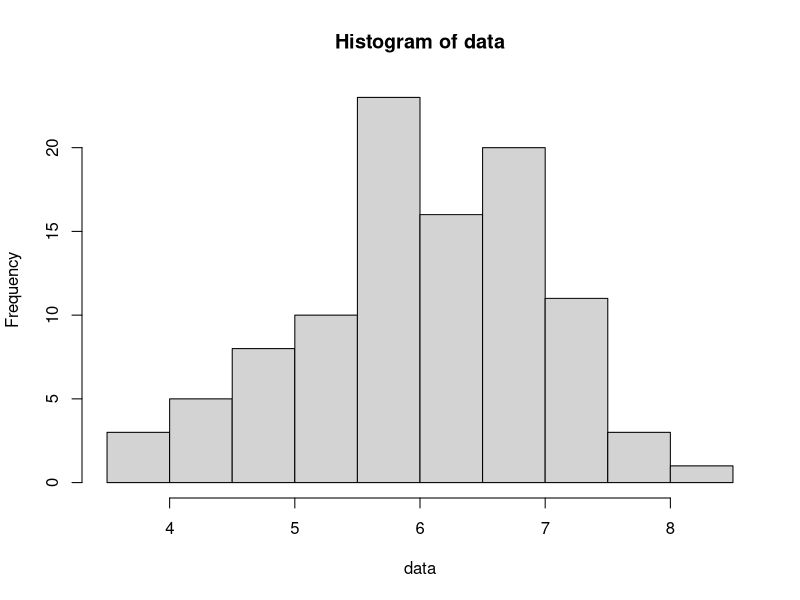
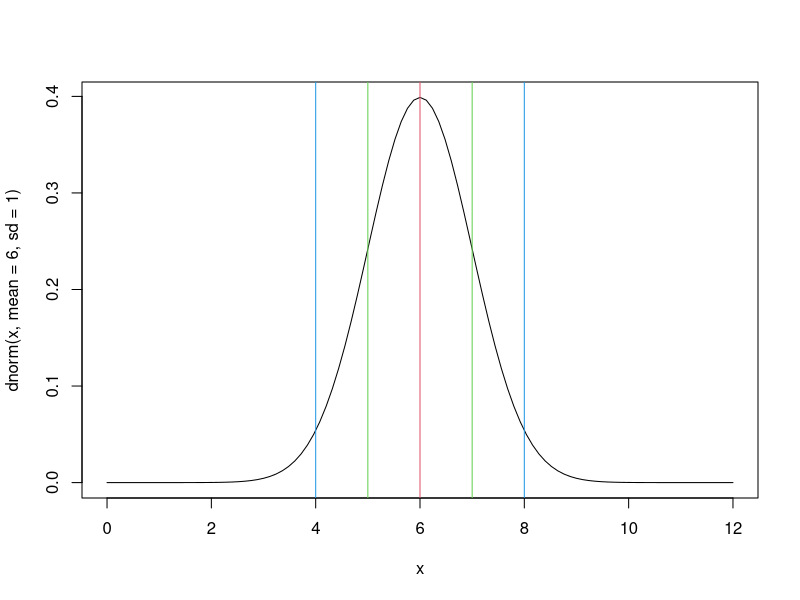
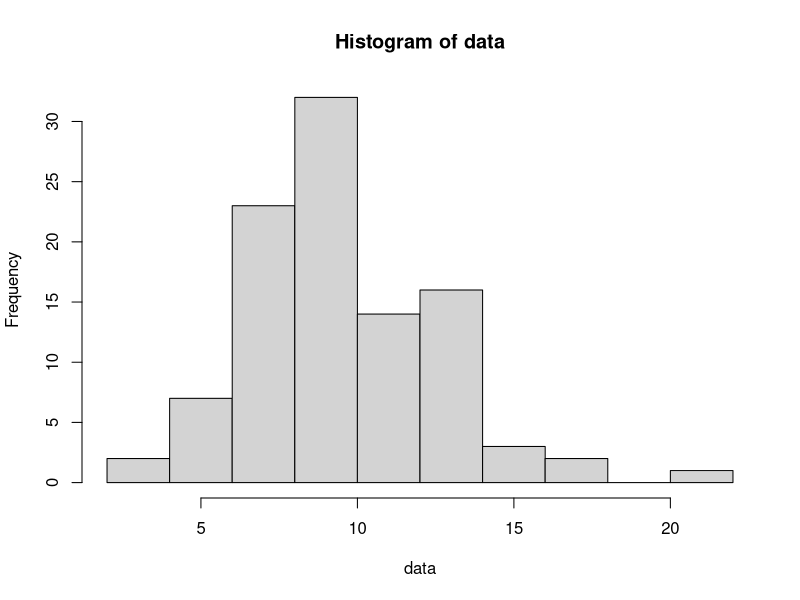
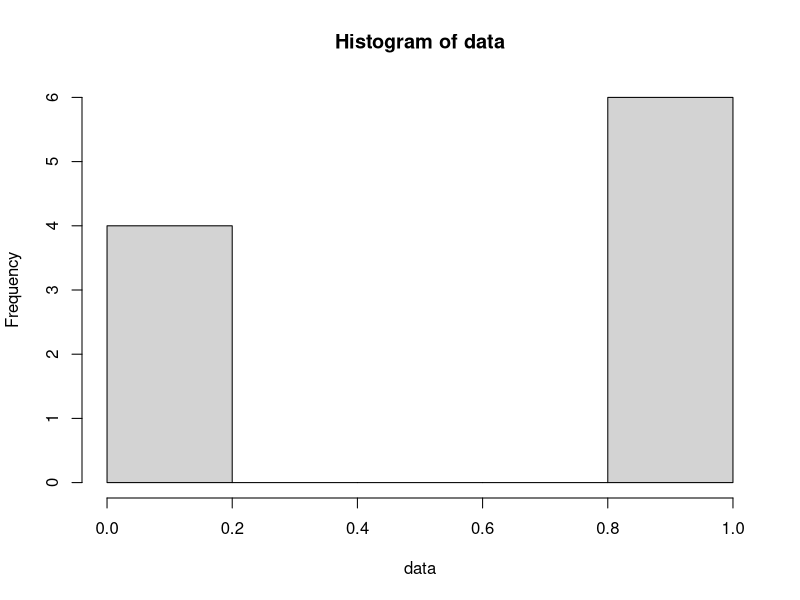
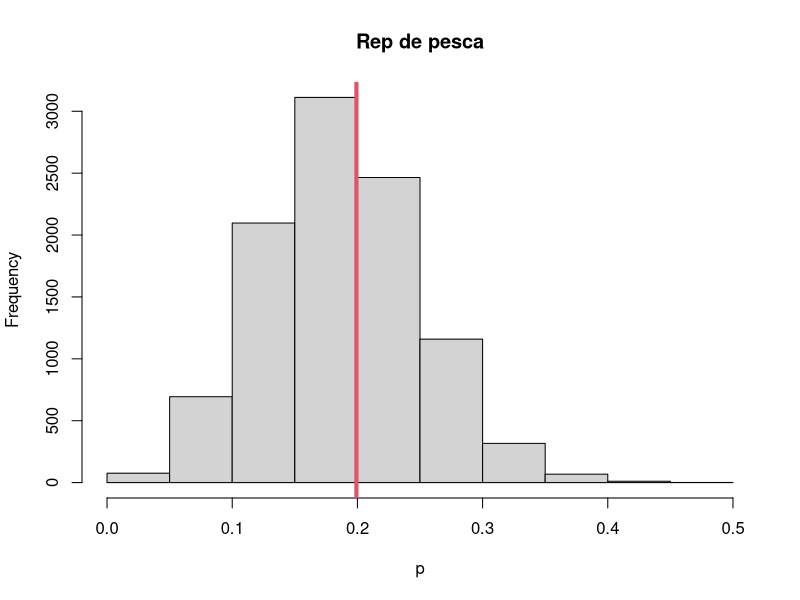
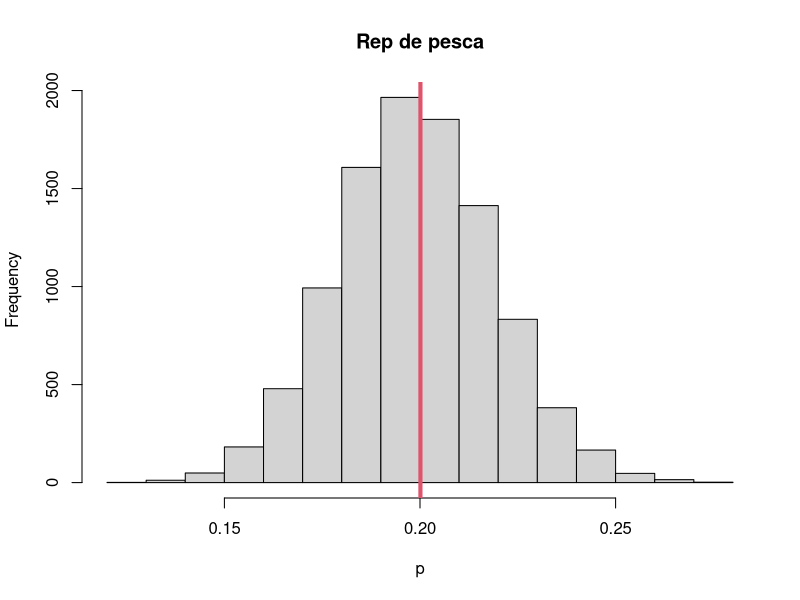
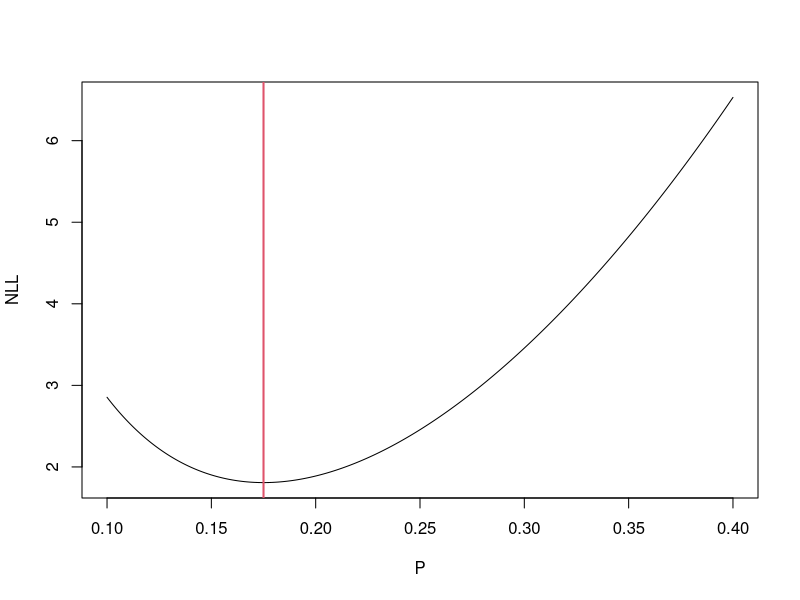

Generate these figures, in order, with R:
# Installing packages ----
install.packages("mgcv")



# Loading data ----
# - From csv
mydata <- read.csv("Day 1/mack.csv")

# - From excel
library(readxl)
mydata <- readxl::read_xlsx("Day 1/mack.xlsx")



# Normal distribution ----
# -  Simulating data
data <- rnorm(n = 100, mean = 6, sd = 1)
hist(data)

# - Likelihood or probability density
dnorm(0, mean = 6, sd = 1)
dnorm(6, mean = 6, sd = 1)

# - Plotting
curve(dnorm(x, mean = 6, sd = 1), from = 0, to = 12)
abline(v = 6, col = 2)

# ~ 68% of probability
abline(v = 5, col = 3)
abline(v = 7, col = 3)

# ~95% of probability
abline(v = 4, col = 4)
abline(v = 8, col = 4)



# Poisson distribution ----
data <- rpois(100, lambda = 10)
hist(data)

dpois(1, 10)
dpois(14, 10)



# Binomial distribution ----
data <- rbinom(10, size = 1, prob = 0.5)
hist(data)

dbinom(1, size = 10, prob = 0.5)
dbinom(7, size = 10, prob = 0.5)



# Probability of capture ----
# - Simulate data
set.seed(123)
prob_captura <- 0.2
ncasts = 20

trip1 <- rbinom(ncasts, size = 1, prob = prob_captura)
trip1

trip2 <- rbinom(1, size = 1, prob = prob_captura)
trip2

# * Analytical maximum likelihood ----
sum(trip1)/ncasts # P from trip1
trip2/ncasts # P from trip2
(sum(trip1)+trip2)/(ncasts * 2) # P from both trips


# * Repeated sampling ----
data <- data.frame(rep = 1:10000, Tuna = NA, P = NA)

for(rep in 1:nrow(data)){
  data$Tuna[rep] = rbinom(1, size = (ncasts*2), prob = prob_captura)
  data$P[rep] = data$Tuna[rep]/(ncasts*2)
}

hist(data$P, breaks = 15, xlab = "p", main = "Rep de pesca")
abline(v = mean(data$P), col = 2, lwd = 4)


# * Repeated but better sampling ----
data <- data.frame(rep = 1:10000, Tuna = NA, P = NA)
ncasts_mas = 200

for(rep in 1:nrow(data)){
  data$Tuna[rep] = rbinom(1, size = (ncasts_mas*2), prob = prob_captura)
  data$P[rep] = data$Tuna[rep]/(ncasts_mas*2)
}

hist(data$P, breaks = 15, xlab = "p", main = "Rep de pesca")
abline(v = mean(data$P), col = 2, lwd = 4)


# * Numerical estimation ----
# - Define negative log-likelihood function
nll_fun <- function(par, k, n){
  nll = -sum(dbinom(k, n, par, log = TRUE))
  return(nll)
}

# - Plot nll across different values of P
prob_vec <- seq(0.1, 0.4, by = 0.001)
nll_vec <- c()

for(i in 1:length(prob_vec)){
  nll_vec[i] <- nll_fun(prob_vec[i],
                        k = (sum(trip1)+trip2),
                        n = ncasts * 2)
}

# nll_vec <- sapply(prob_vec, function(x) nll_fun(x, k = (sum(trip1)+trip2), n = ncasts * 2)))

plot(x = prob_vec, y = nll_vec, ylab = "NLL", xlab = "P", type = "l")


# - Find minima
opt.1 <- optim(par = 0.1,
             fn = nll_fun,
             k = (sum(trip1)+trip2),
             n = (ncasts * 2),
             method = "Brent", lower = 0, upper = 1)

opt.2 <- nlminb(start = 0.1,
             objective = nll_fun,
             k = (sum(trip1)+trip2),
             n = (ncasts * 2), lower = 0, upper = 1)


opt.1$par
abline(v = opt.1$par, col = 2, lwd = 2)
